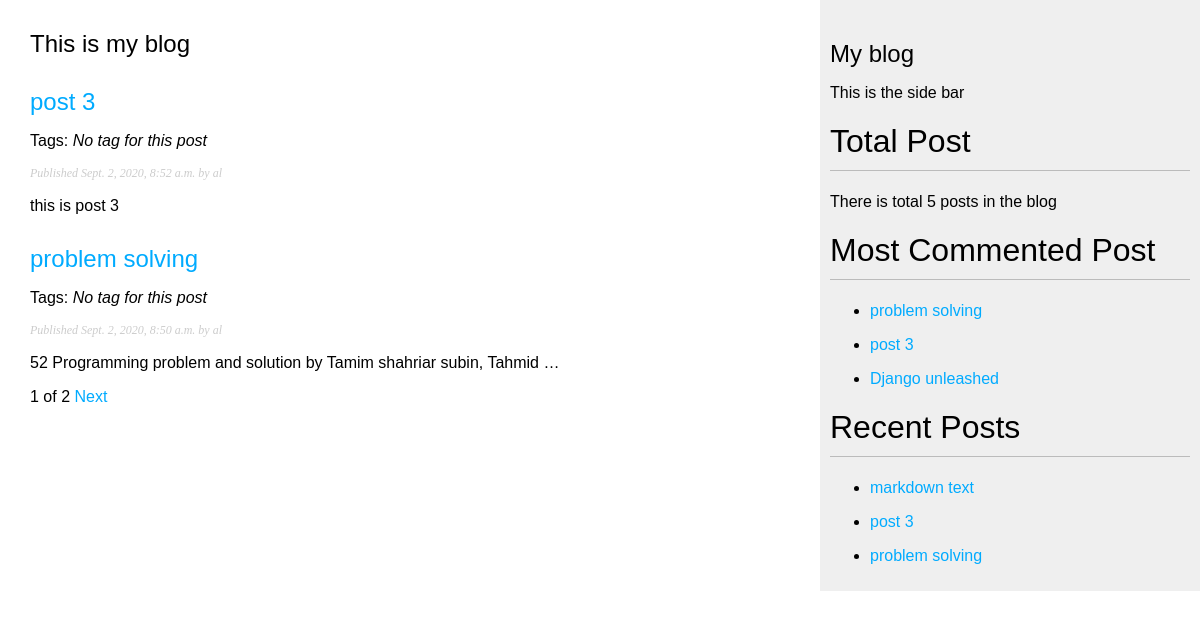
The page / on the database its author committed.
### blog/models.py (models this page shows, shortened)
class Post(models.Model):
    STATUS_CHOICES = (
        ('draft', 'Draft'),
        ('published', 'Published')
    )
    title = models.CharField(max_length=250)
    slug = models.SlugField(max_length=250,
                            unique_for_date='publish')
    author = models.ForeignKey(User, on_delete=models.CASCADE,
                               related_name='blog_post')
    body = models.TextField()
    publish = models.DateTimeField(default=timezone.now)
    created = models.DateTimeField(auto_now_add=True)
    updated = models.DateTimeField(auto_now=True)
    status = models.CharField(max_length=10,
                              choices=STATUS_CHOICES,
                              default='draft')
    class Meta:
        ordering = ('-publish',)
    objects = models.Manager()  # default manager
    published = PublishedManager()
    tags = TaggableManager()
    def get_absolute_url(self):
        return reverse('blog:post_detail',
                       args=[self.publish.year,
                             self.publish.month,
                             self.publish.day,
                             self.slug])

### blog/views.py (the view)
# urls.py: path('', views.post_list, name='list'),
def post_list(request, tag_slug=None):
    published_posts = Post.published.all()
    tag = None
    if tag_slug:
        tag = get_object_or_404(Tag, slug=tag_slug)
        published_posts = published_posts.filter(tags__in=[tag])
    paginator = Paginator(published_posts, 2, orphans=1)
    page_number = request.GET.get('page')
    try:
        posts = paginator.page(page_number)
    except PageNotAnInteger:
        posts = paginator.page(1)
    except EmptyPage:
        posts = paginator.page(paginator.num_pages)
    return render(request, 'blog/post/list.html', {'posts': posts, 'tag': tag})

### blog/models.py (called while the page is built)
    def get_queryset(self):
        return super(PublishedManager, self).get_queryset().filter(status='published')

### blog/templatetags/blog_tags.py (called while the page is built)
@register.simple_tag
def count_posts():
    total_posts = Post.published.count()
    return total_posts

@register.simple_tag
def most_commented_posts(count=5):
    return Post.published.annotate(most_commented=Count('comment')).order_by('-most_commented')[:count]

@register.inclusion_tag('blog/post/recent_posts.html')  # a template
def recent_posts(count=5):
    recent_posts = Post.published.all().order_by('-updated')[:count]
    return {'recent_posts': recent_posts}  # a context

@register.filter(name='blah')
def markdown_text(text):
    return mark_safe(markdown.markdown(text))

### blog/templates/blog/post/list.html (shortened to what this page needs)
{% extends 'blog/base.html' %}
{% load blog_tags %} {% block title %} Post List {% endblock %}
{%block content %}
<h2>This is my blog</h2>
{% for post in posts %}
<h2>
  <a style="text-decoration: none" href="{{ post.get_absolute_url }}">{{post.title}}</a>
</h2>
<p class="tags">
  Tags:
  {% for tag in post.tags.all %}
  <a href="{% url 'blog:list_by_tag' tag.slug %}">{{ tag.name }}</a>
  {% if not forloop.last %}, {% endif %}
  {% empty %}
  <i>No tag for this post</i>
  {% endfor %}
</p>
<p class="date">Published {{ post.publish }} by {{ post.author }}</p>
{{ post.body|blah|truncatewords_html:10|linebreaks }} {% endfor %}
{% include 'blog/post/paginator.html' with page=posts %}
{% endblock %}

### blog/templates/blog/base.html (shortened to what this page needs)
{% load blog_tags %}
{% load static %}
<!DOCTYPE html>
<html lang="en">
<head>
  <link rel="stylesheet" href="{% static "blog/css/blog.css" %}">
</head>
<body>
  <div id="content">{% block content %} {% endblock %}</div>
  <div id="sidebar">
    <h2>My blog</h2>
    <p>This is the side bar</p>
    <h1>Total Post</h1>
    There is total {% count_posts %} posts in the blog
    <h1>Most Commented Post</h1>
    {% most_commented_posts 3 as most_commented_post %}
    {% for post in most_commented_post %}
    <ul>
      <li> <a href="{{ post.get_absolute_url }}">{{ post.title }}</a> </li>
    </ul>
    {% endfor %}
    {% recent_posts 3 %}
  </div>
</body>
</html>

### blog/templates/blog/post/recent_posts.html
<h1>Recent Posts </h1>
{% for post in recent_posts %}
<ul>
    <li> <a href="{{ post.get_absolute_url }}">{{ post.title }}</a></li>
</ul>
{% endfor %}

### blog/static/blog/css/blog.css (style rules this page uses)
body { margin: 0; padding: 0; font-family: helvetica, sans-serif; }
a { color: #00abff; text-decoration: none; }
h1 { font-weight: normal; border-bottom: 1px solid #bbb; padding: 0 0 10px 0; }
h2 { font-weight: normal; margin: 30px 0 0; }
#content { float: left; width: 60%; padding: 0 0 0 30px; }
#sidebar { float: right; width: 30%; padding: 10px; background: #efefef; height: 100%; }
p.date { color: #ccc; font-family: georgia, serif; font-size: 12px; font-style: italic; }

### rows shown on the page
Post: title "post 3", publish "Sept. 2, 2020, 8:52 a.m.", author "al", body|blah "this is post 3"
Post: title "problem solving", publish "Sept. 2, 2020, 8:50 a.m.", author "al", body|blah "52 Programming problem and solution by Tamim shahriar subin, Tahmid …"
Post: title "Django unleashed"
Post: title "markdown text"

### other values the page prints
{{ page.number }} "1"
{{ page.paginator.num_pages }} "2"
